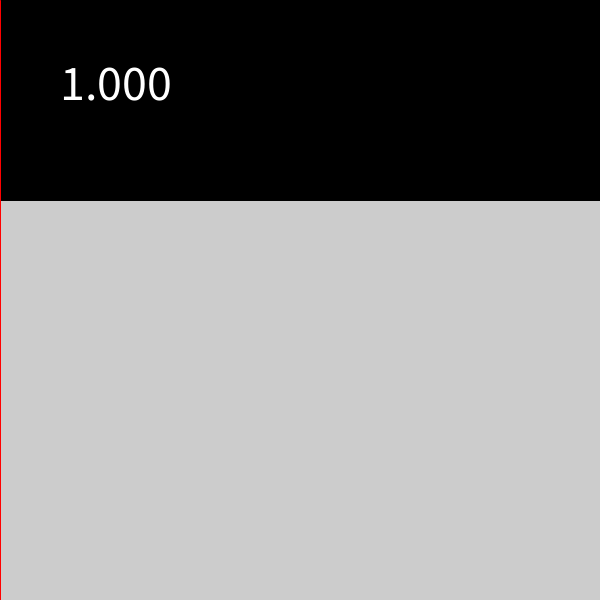
Frame 1 (no input)
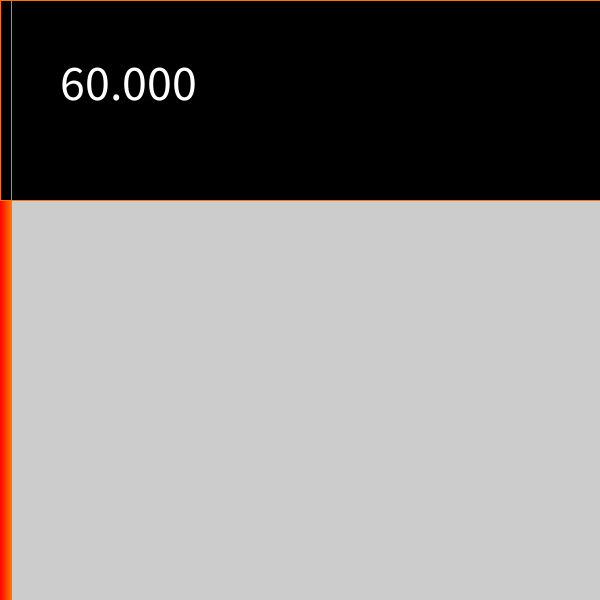
Frame 60 (the mouse pressed at the canvas centre just before this capture)
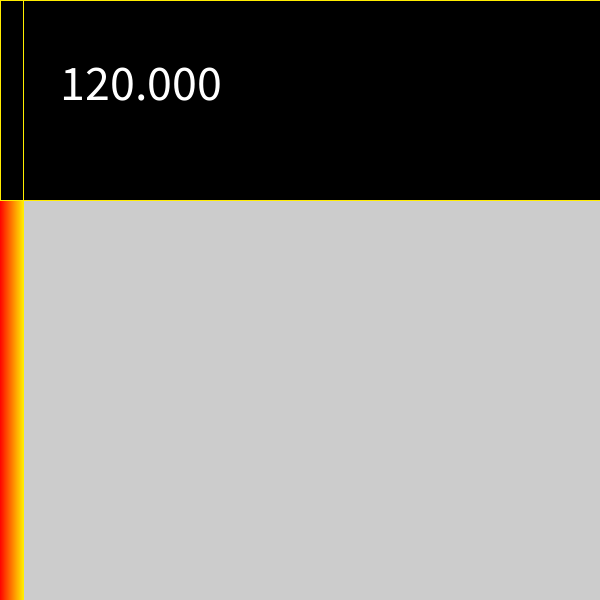
Frame 120 (the mouse held since frame 60 and released just before this capture)

The Processing sketch that drew these frames (run headless with seeded random() and noise(); from frame 60 on, the mouse is pressed at the canvas centre):

// Processing sketch: Rainbow
// ── Rainbow.pde
float r = 255, g = 0, b = 0, x;
float frames;
void setup() {
 size(600, 600);
 frameRate(600);
}

void draw() {
  frames++;
  fill(0);
  rect(0, 0, width, height/3);
  textSize(50);
  fill(255);
  text(frames, 50, 100);
  stroke(r, g, b);
  if (g <= 255) {
    g+=2;
  }
  if (g >= 255) {
    r-=2;
  }
  if (r <= 0) {
    b+=2;
  }
  if (b >= 255) {
    g-=2;
  }
  if (g<=255 && b>=255) {
    g-=2;
  }
  line(x, 0, x, height);
  x+= 0.2;
}
